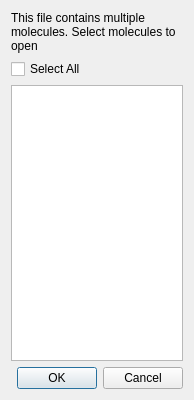
<?xml version="1.0" encoding="UTF-8"?>
<ui version="4.0">
 <class>MultiMolDialog</class>
 <widget class="QDialog" name="MultiMolDialog">
  <property name="geometry">
   <rect>
    <x>0</x>
    <y>0</y>
    <width>194</width>
    <height>400</height>
   </rect>
  </property>
  <property name="sizePolicy">
   <sizepolicy hsizetype="Preferred" vsizetype="Preferred">
    <horstretch>0</horstretch>
    <verstretch>0</verstretch>
   </sizepolicy>
  </property>
  <property name="minimumSize">
   <size>
    <width>194</width>
    <height>400</height>
   </size>
  </property>
  <property name="maximumSize">
   <size>
    <width>194</width>
    <height>400</height>
   </size>
  </property>
  <property name="windowTitle">
   <string>Export Molecule</string>
  </property>
  <layout class="QVBoxLayout" name="verticalLayout">
   <item>
    <widget class="QLabel" name="label">
     <property name="text">
      <string>This file contains multiple molecules. Select molecules to open</string>
     </property>
     <property name="wordWrap">
      <bool>true</bool>
     </property>
    </widget>
   </item>
   <item>
    <widget class="QCheckBox" name="selectAllBox">
     <property name="text">
      <string>Select All</string>
     </property>
    </widget>
   </item>
   <item>
    <widget class="QListWidget" name="molList"/>
   </item>
   <item>
    <widget class="QDialogButtonBox" name="buttonBox">
     <property name="orientation">
      <enum>Qt::Horizontal</enum>
     </property>
     <property name="standardButtons">
      <set>QDialogButtonBox::Cancel|QDialogButtonBox::Ok</set>
     </property>
    </widget>
   </item>
  </layout>
 </widget>
 <resources/>
 <connections>
  <connection>
   <sender>buttonBox</sender>
   <signal>accepted()</signal>
   <receiver>MultiMolDialog</receiver>
   <slot>accept()</slot>
   <hints>
    <hint type="sourcelabel">
     <x>248</x>
     <y>254</y>
    </hint>
    <hint type="destinationlabel">
     <x>157</x>
     <y>274</y>
    </hint>
   </hints>
  </connection>
  <connection>
   <sender>buttonBox</sender>
   <signal>rejected()</signal>
   <receiver>MultiMolDialog</receiver>
   <slot>reject()</slot>
   <hints>
    <hint type="sourcelabel">
     <x>316</x>
     <y>260</y>
    </hint>
    <hint type="destinationlabel">
     <x>286</x>
     <y>274</y>
    </hint>
   </hints>
  </connection>
 </connections>
</ui>
